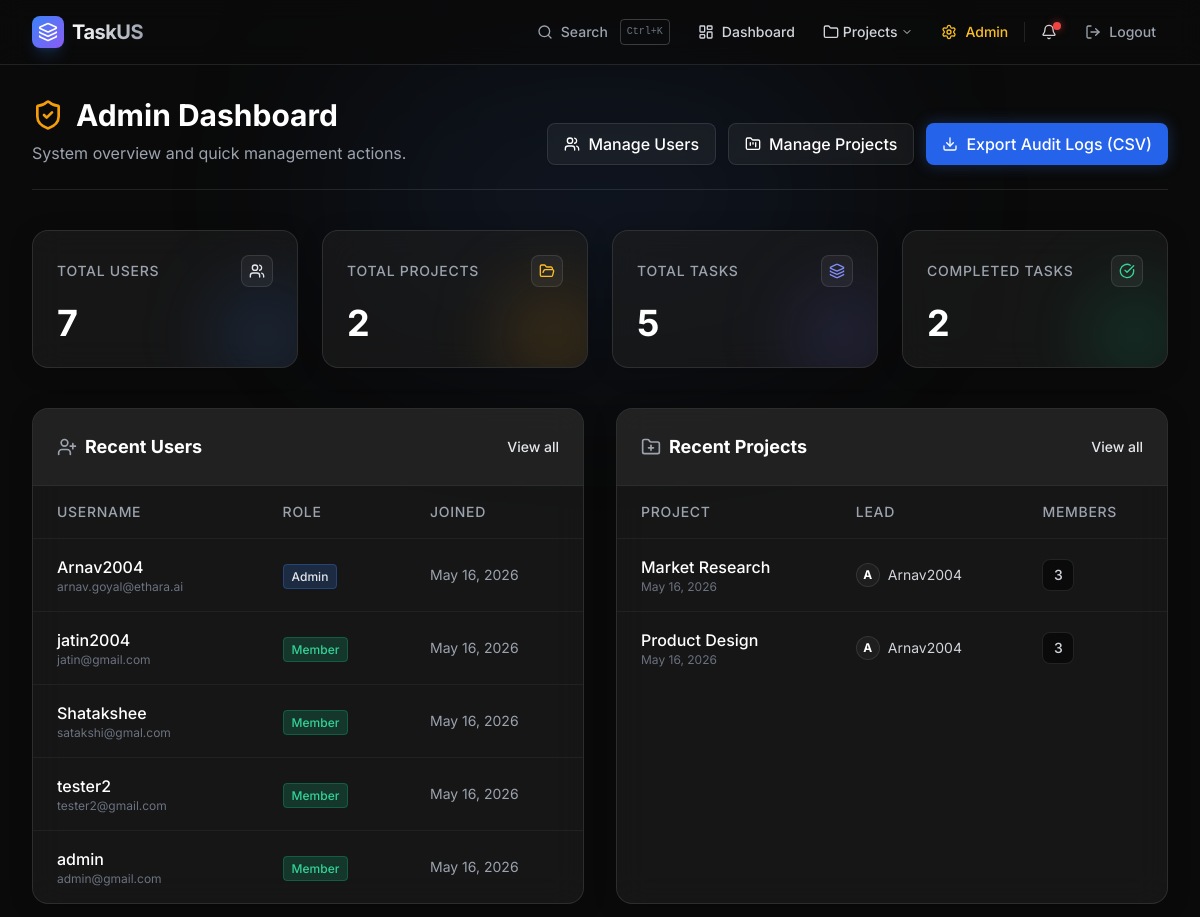
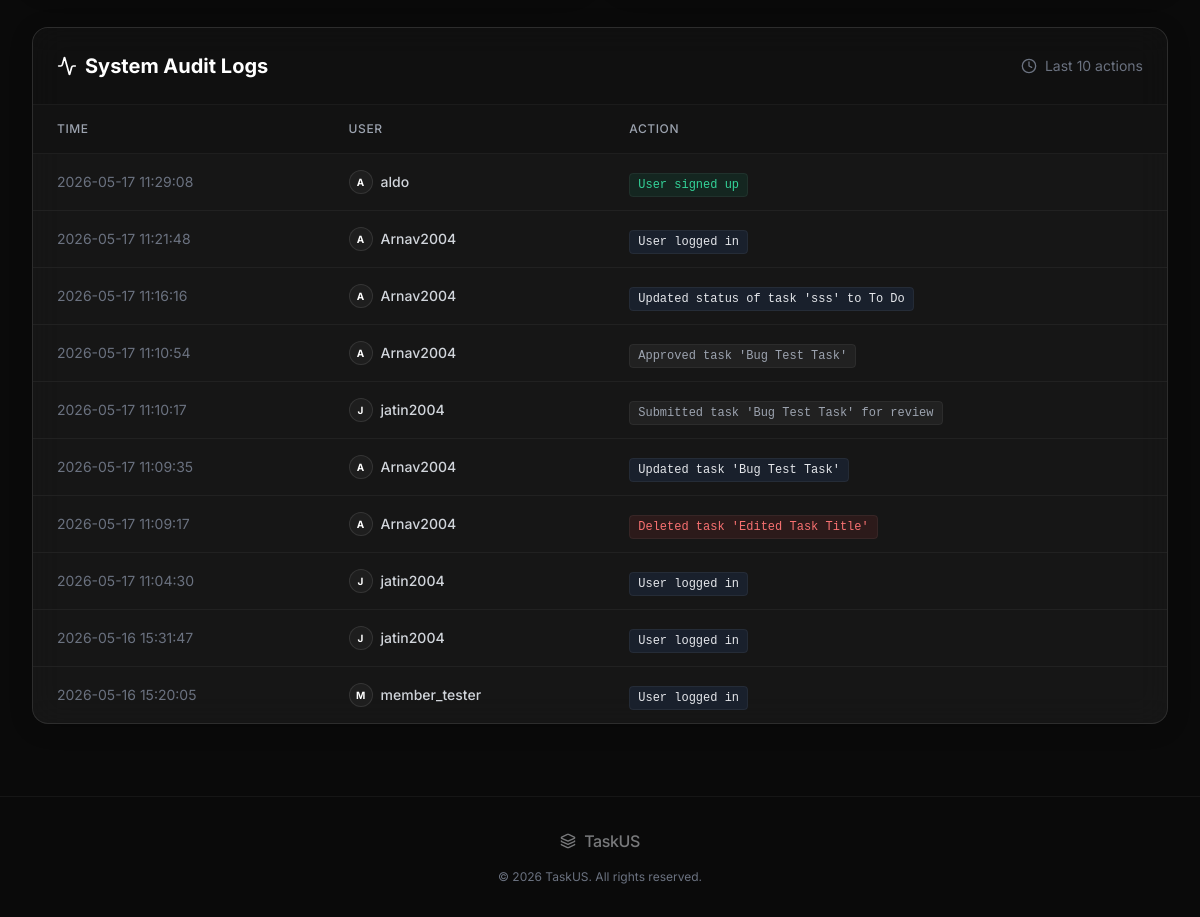
The page /admin (signed in) on the database its author committed (2 pictures, top to bottom).
### app.py (models this page shows, shortened)
class User(db.Model):
    __tablename__ = 'users'
    id = db.Column(db.Integer, primary_key=True)
    username = db.Column(db.String(80), unique=True, nullable=False)
    email = db.Column(db.String(120), unique=True, nullable=False)
    password_hash = db.Column(db.String(256), nullable=False)
    role = db.Column(db.String(16), nullable=False, default='Member')
    is_suspended = db.Column(db.Boolean, default=False)
    created_at = db.Column(db.DateTime, default=datetime.utcnow)
    created_projects = db.relationship('Project', backref='owner', lazy=True)
    tasks_created = db.relationship('Task', foreign_keys='Task.created_by_id', backref='creator', lazy=True)
    membership = db.relationship('ProjectMember', backref='user', lazy=True)
    task_assignments = db.relationship('TaskAssignee', backref='user', lazy=True)

class Project(db.Model):
    __tablename__ = 'projects'
    id = db.Column(db.Integer, primary_key=True)
    name = db.Column(db.String(140), nullable=False)
    description = db.Column(db.Text, nullable=True)
    created_at = db.Column(db.DateTime, default=datetime.utcnow)
    owner_id = db.Column(db.Integer, db.ForeignKey('users.id'), nullable=False)
    tasks = db.relationship('Task', backref='project', lazy=True, cascade='all, delete')
    members = db.relationship('ProjectMember', backref='project', lazy=True, cascade='all, delete')

class ActivityLog(db.Model):
    __tablename__ = 'activity_logs'
    id = db.Column(db.Integer, primary_key=True)
    project_id = db.Column(db.Integer, db.ForeignKey('projects.id'), nullable=True)
    user_id = db.Column(db.Integer, db.ForeignKey('users.id'), nullable=True)
    action = db.Column(db.String(255), nullable=False)
    created_at = db.Column(db.DateTime, default=datetime.utcnow)
    project = db.relationship('Project', backref='activity_logs')
    user = db.relationship('User', backref='activity_logs')

### app.py (the view)
    def wrapped(*args, **kwargs):
        user = current_user()
        if not user or user.role != 'Admin':
            flash('Admin access required.', 'error')
            return redirect(url_for('dashboard'))
        return view(*args, **kwargs)

### templates/admin_dashboard.html (shortened to what this page needs)
{% extends 'base.html' %}
{% block content %}
<div class="mb-10 pb-6 border-b border-white/10 flex flex-col md:flex-row md:items-end justify-between gap-4">
    <div>
        <h1 class="text-3xl font-bold text-white flex items-center gap-3">
            <i data-lucide="shield-check" class="w-8 h-8 text-amber-500"></i>
            Admin Dashboard
        </h1>
        <p class="mt-2 text-gray-400">System overview and quick management actions.</p>
    </div>
    <div class="flex flex-wrap gap-3">
        <a href="{{ url_for('admin_users') }}" class="inline-flex items-center px-4 py-2 bg-white/5 hover:bg-white/10 border border-white/10 text-white rounded-lg font-medium transition-all duration-200 backdrop-blur-sm shadow-sm hover:shadow-md">
            <i data-lucide="users" class="w-4 h-4 mr-2"></i>
            Manage Users
        </a>
        <a href="{{ url_for('admin_projects') }}" class="inline-flex items-center px-4 py-2 bg-white/5 hover:bg-white/10 border border-white/10 text-white rounded-lg font-medium transition-all duration-200 backdrop-blur-sm shadow-sm hover:shadow-md">
            <i data-lucide="folder-kanban" class="w-4 h-4 mr-2"></i>
            Manage Projects
        </a>
        <a href="{{ url_for('export_logs') }}" class="inline-flex items-center px-4 py-2 bg-brand-600 hover:bg-brand-500 text-white rounded-lg font-medium transition-all duration-200 shadow-[0_0_15px_rgba(59,130,246,0.3)] hover:shadow-[0_0_20px_rgba(59,130,246,0.4)]">
            <i data-lucide="download" class="w-4 h-4 mr-2"></i>
            Export Audit Logs (CSV)
        </a>
    </div>
</div>
<div class="grid grid-cols-1 sm:grid-cols-2 lg:grid-cols-4 gap-6 mb-10">
    <div class="glass-card p-6 rounded-2xl border border-white/10 relative overflow-hidden group">
        <div class="absolute -right-4 -bottom-4 w-24 h-24 bg-brand-500/20 rounded-full blur-2xl group-hover:bg-brand-500/30 transition-colors"></div>
        <div class="flex items-center justify-between mb-4 relative z-10">
            <h3 class="text-sm font-medium text-gray-400 uppercase tracking-wider">Total Users</h3>
            <div class="w-8 h-8 rounded-lg bg-white/5 flex items-center justify-center border border-white/10">
                <i data-lucide="users" class="w-4 h-4 text-brand-400"></i>
            </div>
        </div>
        <p class="text-4xl font-bold text-white relative z-10">{{ user_count }}</p>
    </div>
    <div class="glass-card p-6 rounded-2xl border border-white/10 relative overflow-hidden group">
        <div class="absolute -right-4 -bottom-4 w-24 h-24 bg-amber-500/20 rounded-full blur-2xl group-hover:bg-amber-500/30 transition-colors"></div>
        <div class="flex items-center justify-between mb-4 relative z-10">
            <h3 class="text-sm font-medium text-gray-400 uppercase tracking-wider">Total Projects</h3>
            <div class="w-8 h-8 rounded-lg bg-white/5 flex items-center justify-center border border-white/10">
                <i data-lucide="folder-open" class="w-4 h-4 text-amber-400"></i>
            </div>
        </div>
        <p class="text-4xl font-bold text-white relative z-10">{{ project_count }}</p>
    </div>
    <div class="glass-card p-6 rounded-2xl border border-white/10 relative overflow-hidden group">
        <div class="absolute -right-4 -bottom-4 w-24 h-24 bg-indigo-500/20 rounded-full blur-2xl group-hover:bg-indigo-500/30 transition-colors"></div>
        <div class="flex items-center justify-between mb-4 relative z-10">
            <h3 class="text-sm font-medium text-gray-400 uppercase tracking-wider">Total Tasks</h3>
            <div class="w-8 h-8 rounded-lg bg-white/5 flex items-center justify-center border border-white/10">
                <i data-lucide="layers" class="w-4 h-4 text-indigo-400"></i>
            </div>
        </div>
        <p class="text-4xl font-bold text-white relative z-10">{{ task_count }}</p>
    </div>
    <div class="glass-card p-6 rounded-2xl border border-white/10 relative overflow-hidden group">
        <div class="absolute -right-4 -bottom-4 w-24 h-24 bg-emerald-500/20 rounded-full blur-2xl group-hover:bg-emerald-500/30 transition-colors"></div>
        <div class="flex items-center justify-between mb-4 relative z-10">
            <h3 class="text-sm font-medium text-gray-400 uppercase tracking-wider">Completed Tasks</h3>
            <div class="w-8 h-8 rounded-lg bg-white/5 flex items-center justify-center border border-white/10">
                <i data-lucide="check-circle" class="w-4 h-4 text-emerald-400"></i>
            </div>
        </div>
        <p class="text-4xl font-bold text-white relative z-10">{{ completed_tasks }}</p>
    </div>
</div>
<div class="grid lg:grid-cols-2 gap-8 mb-10">
    <section class="glass-card rounded-2xl border border-white/10 overflow-hidden flex flex-col">
        <div class="p-6 border-b border-white/5 flex items-center justify-between bg-white/5">
            <h2 class="text-lg font-bold text-white flex items-center gap-2">
                <i data-lucide="user-plus" class="w-5 h-5 text-gray-400"></i>
                Recent Users
            </h2>
            <a href="{{ url_for('admin_users') }}" class="text-sm text-brand-400 hover:text-brand-300 font-medium">View all</a>
        </div>
        <div class="overflow-x-auto flex-grow">
            {% if users %}
                <table class="w-full text-left border-collapse">
                    <thead>
                        <tr class="border-b border-white/5 text-sm text-gray-400 uppercase tracking-wider">
                            <th class="py-4 px-6 font-medium">Username</th>
                            <th class="py-4 px-6 font-medium">Role</th>
                            <th class="py-4 px-6 font-medium">Joined</th>
                        </tr>
                    </thead>
                    <tbody class="divide-y divide-white/5">
                        {% for user in users %}
                            {% if loop.index <= 5 %}
                                <tr class="hover:bg-white/5 transition-colors">
                                    <td class="py-4 px-6">
                                        <div class="flex flex-col">
                                            <span class="text-white font-medium">{{ user.username }}</span>
                                            <span class="text-xs text-gray-500">{{ user.email }}</span>
                                        </div>
                                    </td>
                                    <td class="py-4 px-6">
                                        {% if user.role == 'Admin' %}
                                            <span class="px-2 py-1 rounded text-xs font-medium bg-brand-500/20 text-brand-400 border border-brand-500/30">Admin</span>
                                        {% else %}
                                            <span class="px-2 py-1 rounded text-xs font-medium bg-emerald-500/20 text-emerald-400 border border-emerald-500/30">Member</span>
                                        {% endif %}
                                    </td>
                                    <td class="py-4 px-6 text-sm text-gray-400">
                                        {{ user.created_at.strftime('%b %d, %Y') }}
                                    </td>
                                </tr>
                            {% endif %}
                        {% endfor %}
                    </tbody>
                </table>
            {% else %}
                <div class="p-8 text-center text-gray-500">No users yet.</div>
            {% endif %}
        </div>
    </section>
    <section class="glass-card rounded-2xl border border-white/10 overflow-hidden flex flex-col">
        <div class="p-6 border-b border-white/5 flex items-center justify-between bg-white/5">
            <h2 class="text-lg font-bold text-white flex items-center gap-2">
                <i data-lucide="folder-plus" class="w-5 h-5 text-gray-400"></i>
                Recent Projects
            </h2>
            <a href="{{ url_for('admin_projects') }}" class="text-sm text-brand-400 hover:text-brand-300 font-medium">View all</a>
        </div>
        <div class="overflow-x-auto flex-grow">
            {% if projects %}
                <table class="w-full text-left border-collapse">
                    <thead>
                        <tr class="border-b border-white/5 text-sm text-gray-400 uppercase tracking-wider">
                            <th class="py-4 px-6 font-medium">Project</th>
                            <th class="py-4 px-6 font-medium">Lead</th>
                            <th class="py-4 px-6 font-medium">Members</th>
                        </tr>
                    </thead>
                    <tbody class="divide-y divide-white/5">
                        {% for project in projects %}
                            {% if loop.index <= 5 %}
                                <tr class="hover:bg-white/5 transition-colors">
                                    <td class="py-4 px-6">
                                        <div class="flex flex-col">
                                            <span class="text-white font-medium">{{ project.name }}</span>
                                            <span class="text-xs text-gray-500">{{ project.created_at.strftime('%b %d, %Y') }}</span>
                                        </div>
                                    </td>
                                    <td class="py-4 px-6">
                                        <div class="flex items-center gap-2">
                                            <div class="w-6 h-6 rounded-full bg-dark-700 flex items-center justify-center text-xs text-white font-bold border border-white/10">{{ project.owner.username[0] | upper }}</div>
                                            <span class="text-sm text-gray-300">{{ project.owner.username }}</span>
                                        </div>
                                    </td>
                                    <td class="py-4 px-6">
                                        <span class="inline-flex items-center justify-center w-8 h-8 rounded-lg bg-dark-900 border border-white/10 text-gray-300 text-sm font-medium">{{ project.members|length }}</span>
                                    </td>
                                </tr>
                            {% endif %}
                        {% endfor %}
                    </tbody>
                </table>
            {% else %}
                <div class="p-8 text-center text-gray-500">No projects yet.</div>
            {% endif %}
        </div>
    </section>
</div>
<div class="mb-10">
    <section class="glass-card rounded-2xl border border-white/10 overflow-hidden">
        <div class="p-6 border-b border-white/5 flex items-center justify-between bg-dark-900/50">
            <h2 class="text-xl font-bold text-white flex items-center gap-2">
                <i data-lucide="activity" class="w-5 h-5 text-brand-400"></i>
                System Audit Logs
            </h2>
            <div class="text-sm text-gray-500 flex items-center gap-2">
                <i data-lucide="clock" class="w-4 h-4"></i> Last 10 actions
            </div>
        </div>
        <div class="overflow-x-auto">
            {% if recent_logs %}
                <table class="w-full text-left border-collapse">
                    <thead>
                        <tr class="bg-dark-900/30 border-b border-white/5 text-xs text-gray-400 uppercase tracking-wider">
                            <th class="py-4 px-6 font-medium">Time</th>
                            <th class="py-4 px-6 font-medium">User</th>
                            <th class="py-4 px-6 font-medium" colspan="2">Action</th>
                        </tr>
                    </thead>
                    <tbody class="divide-y divide-white/5">
                        {% for log in recent_logs %}
                            <tr class="hover:bg-white/5 transition-colors">
                                <td class="py-4 px-6 text-sm text-gray-500 whitespace-nowrap">
                                    {{ log.created_at.strftime('%Y-%m-%d %H:%M:%S') }}
                                </td>
                                <td class="py-4 px-6">
                                    {% if log.user %}
                                        <div class="flex items-center gap-2">
                                            <div class="w-6 h-6 rounded-full bg-dark-700 flex items-center justify-center text-[10px] text-white font-bold border border-white/10">{{ log.user.username[0] | upper }}</div>
                                            <span class="text-sm font-medium text-gray-300">{{ log.user.username }}</span>
                                        </div>
                                    {% else %}
                                        <span class="text-sm text-gray-500 italic">System</span>
                                    {% endif %}
                                </td>
                                <td class="py-4 px-6" colspan="2">
                                    {% set action_color = 'text-emerald-400 bg-emerald-500/10' if 'Created' in log.action or 'signed up' in log.action else 'text-red-400 bg-red-500/10' if 'Deleted' in log.action or 'deleted' in log.action else 'text-brand-400 bg-brand-500/10' if 'Updated' in log.action or 'logged in' in log.action else 'text-gray-400 bg-white/5' %}
                                    <span class="px-2 py-1 rounded text-xs font-mono font-medium border border-white/5 {{ action_color }}">
                                        {{ log.action }}
                                    </span>
                                </td>
                            </tr>
                        {% endfor %}
                    </tbody>
                </table>
            {% else %}
                <div class="p-12 text-center flex flex-col items-center justify-center">
                    <i data-lucide="ghost" class="w-12 h-12 text-gray-600 mb-3"></i>
                    <p class="text-gray-400 font-medium text-lg mb-1">No logs found</p>
                    <p class="text-sm text-gray-500">System activity will appear here.</p>
                </div>
            {% endif %}
        </div>
    </section>
</div>
{% endblock %}

### rows shown on the page
User: username "Arnav2004", email "arnav.goyal@ethara.ai", role "Admin", created_at "May 16, 2026"
User: username "jatin2004", email "jatin@gmail.com", role "Member", created_at "May 16, 2026"
User: username "Shatakshee", email "satakshi@gmal.com", role "Member", created_at "May 16, 2026"
User: username "tester2", email "tester2@gmail.com", role "Member", created_at "May 16, 2026"
User: username "admin", email "admin@gmail.com", role "Member", created_at "May 16, 2026"
Project: name "Market Research", created_at "May 16, 2026", owner "A", owner.username "Arnav2004", members|length "3"
Project: name "Product Design", created_at "May 16, 2026", owner "A", owner.username "Arnav2004", members|length "3"
ActivityLog: created_at "2026-05-17 11:29:08", user "A", user.username "aldo", action "User signed up"
ActivityLog: created_at "2026-05-17 11:21:48", user "A", user.username "Arnav2004", action "User logged in"
ActivityLog: created_at "2026-05-17 11:16:16", user "A", user.username "Arnav2004", action "Updated status of task 'sss' to To Do"
ActivityLog: created_at "2026-05-17 11:10:54", user "A", user.username "Arnav2004", action "Approved task 'Bug Test Task'"
ActivityLog: created_at "2026-05-17 11:10:17", user "J", user.username "jatin2004", action "Submitted task 'Bug Test Task' for review"
ActivityLog: created_at "2026-05-17 11:09:35", user "A", user.username "Arnav2004", action "Updated task 'Bug Test Task'"
ActivityLog: created_at "2026-05-17 11:09:17", user "A", user.username "Arnav2004", action "Deleted task 'Edited Task Title'"
ActivityLog: created_at "2026-05-17 11:04:30", user "J", user.username "jatin2004", action "User logged in"
ActivityLog: created_at "2026-05-16 15:31:47", user "J", user.username "jatin2004", action "User logged in"
ActivityLog: created_at "2026-05-16 15:20:05", user "M", user.username "member_tester", action "User logged in"

### other values the page prints
{{ user_count }} "7"
{{ project_count }} "2"
{{ task_count }} "5"
{{ completed_tasks }} "2"
